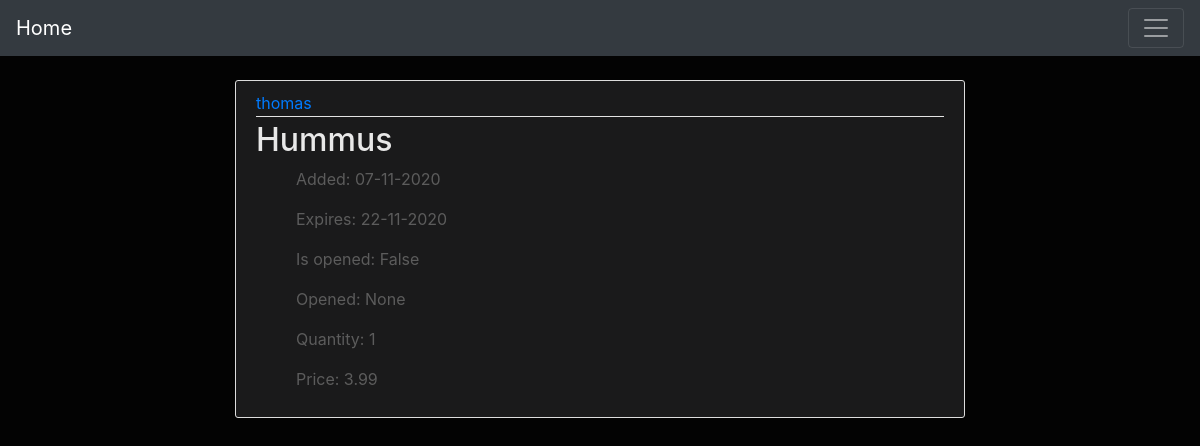
Page /foods/18/ on the committed database.
### foods/models.py (models this page shows, shortened)
class FoodType(models.Model):
    food = models.CharField(max_length = 200)
    add_date = models.DateField('date added')
    exp_date = models.DateField('expire date', null=True, blank=True)
    opened = models.BooleanField(default = False)
    opened_date = models.DateField('opened date', null=True, blank=True)
    quantity = models.IntegerField(default = 1)
    price = models.DecimalField(default = 0, max_digits = 10, decimal_places = 2)
    author = models.ForeignKey(User, on_delete=models.CASCADE)

### foods/views.py (the view)
# urls.py: path('<int:pk>/', PostDetailView.as_view(), name='foods-detail'),
class PostDetailView(DetailView):
    model = FoodType

### foods/templates/foods/foodtype_detail.html (shortened to what this page needs)
{% extends "foods/base.html" %}
    {% block content %}
        <artice class="media content-section">
            <div class="media-body">
                <div class="article-metadata">
                    <a class="text-left mr-2" href="{% url 'user-posts' object.author.username %}">{{ object.author }}</a>
                </div>
                <h2 class="article-title"> {{ object.food }} </h2>
                <ul>
                    <p>Added: {{object.add_date|date:"d-m-Y"}}</p>
                    <p>Expires: {{object.exp_date|date:"d-m-Y"}}</p>
                    <p>Is opened: {{object.opened}}</p>
                    <p>Opened: {{object.opened_date}}</p>
                    <p>Quantity: {{object.quantity}}</p>
                    <p>Price: {{object.price}}</p>
                </ul>
            </div>
        </artice>
    {% endblock content %}

### foods/static/foods/main.css (style rules this page uses)
body { background: #030303; color: #5c5c5c; margin-top: 5rem; }
h1, h2, h3, h4, h5, h6 { color: #cfd1d3; }
ul { margin: 0; }
.content-section { background: #1a1a1b; padding: 10px 20px; border: 1px solid #dddddd; border-radius: 3px; margin-bottom: 20px; }
.article-title { color: #e8e8e8; }
.article-metadata { padding-bottom: 1px; margin-bottom: 4px; border-bottom: 1px solid #e3e3e3 }

### rows in the picture
FoodType: author "thomas", food "Hummus", add_date "07-11-2020", exp_date "22-11-2020", opened "False", opened_date "None", quantity "1", price "3.99"
